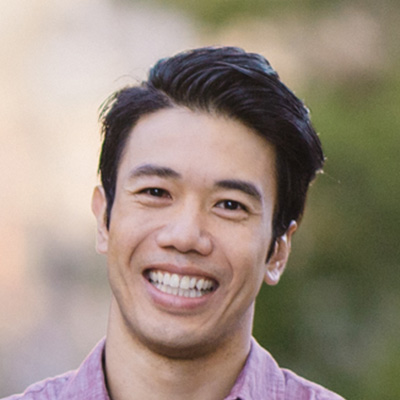
#> input picture task3/custom_image_1.jpg, 400 x 400 px
$ jupyter execute --allow-errors face_detection.ipynb
#> lines starting #> are read from the running program, lines starting #| are printed output that depends on the picture
[cell 1]
import cv2
import numpy as np
import matplotlib.pyplot as plt

# Load the Haar cascade for face detection
face_cascade = cv2.CascadeClassifier(cv2.data.haarcascades + 'haarcascade_frontalface_default.xml')

def detect_and_preprocess(image_path, output_size=(224, 224)):
#> called with image_path = 'custom_image_1.jpg', output_size = (224, 224)
    img = cv2.imread(image_path)
#> img is the input picture: shape (400, 400, 3); mean B, G, R 127.9, 140.2, 155.3
    gray = cv2.cvtColor(img, cv2.COLOR_BGR2GRAY)
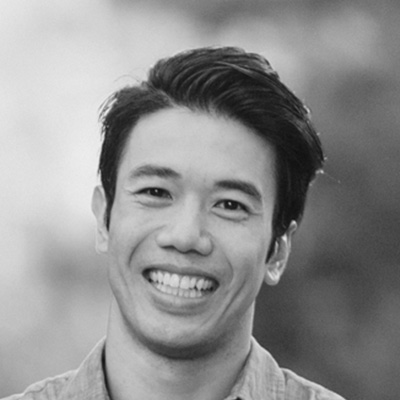
#> gray: shape (400, 400); min 14, max 238, mean 143.3

    # Detect faces in the image
    faces = face_cascade.detectMultiScale(gray, scaleFactor=1.1, minNeighbors=5, minSize=(30, 30))
#> faces = [[86, 112, 216, 216]]

    if len(faces) == 0:
        print("No face detected.")
        return None

    # Assume the first face is the one we want (in case of multiple detections)
    x, y, w, h = faces[0]
#> x = 86; y = 112; w = 216; h = 216

    # Crop the face region
    face_crop = img[y:y+h, x:x+w]
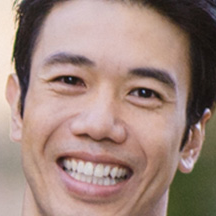
#> face_crop: shape (216, 216, 3); mean B, G, R 124.3, 133.5, 159.4

    # Resize the cropped face
    resized_face = cv2.resize(face_crop, output_size)

    resized_face_rgb = cv2.cvtColor(resized_face, cv2.COLOR_BGR2RGB)

    return resized_face_rgb

image_path = 'custom_image_1.jpg'
preprocessed_image = detect_and_preprocess(image_path)

if preprocessed_image is not None:
    plt.imshow(preprocessed_image)
    plt.title("Preprocessed Face")
    plt.axis('off')
    plt.show()

[cell 2]
image_path = 'custom_image_2.jpg'
preprocessed_image = detect_and_preprocess(image_path)
#> call 2 of detect_and_preprocess, with image_path = 'custom_image_2.jpg', output_size = (224, 224)
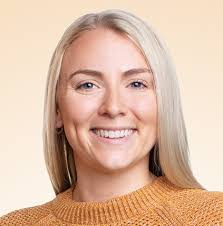
#> input picture task3/custom_image_2.jpg, 223 x 226 px
#> in detect_and_preprocess, img is the input picture: shape (226, 223, 3); mean B, G, R 163.5, 186.4, 220.4
#> in detect_and_preprocess (call 2), `gray = cv2.cvtColor(img, cv2.COLOR_BGR2GRAY)`:
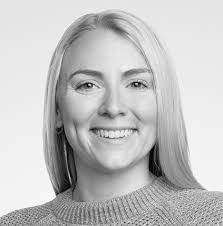
#> gray: shape (226, 223); min 1, max 253, mean 193.9
#> in detect_and_preprocess (call 2), `faces = face_cascade.detectMultiScale(gray, scaleFactor=1.1, minNeighb..`: faces = [[50, 33, 126, 126]]
#> in detect_and_preprocess (call 2), `x, y, w, h = faces[0]`: x = 50; y = 33; w = 126
#> in detect_and_preprocess (call 2), `face_crop = img[y:y+h, x:x+w]`:
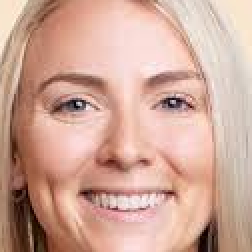
#> face_crop: shape (126, 126, 3) (shown 2 times larger); mean B, G, R 152, 167.2, 207.3

if preprocessed_image is not None:
    plt.imshow(preprocessed_image)
    plt.title("Preprocessed Face")
    plt.axis('off')
    plt.show()

[cell 3]
image_path = 'personal_image.jpg'
#> (the rest of this cell did not finish here and is left out)
